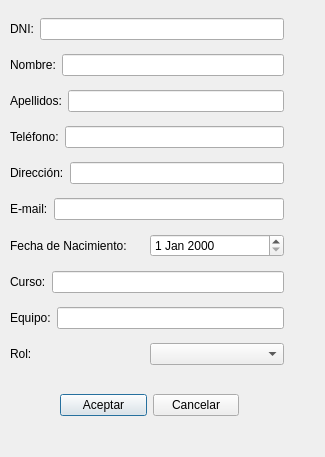
<?xml version="1.0" encoding="UTF-8"?>
<ui version="4.0">
 <class>Modificar</class>
 <widget class="QDialog" name="Modificar">
  <property name="geometry">
   <rect>
    <x>0</x>
    <y>0</y>
    <width>325</width>
    <height>457</height>
   </rect>
  </property>
  <property name="windowTitle">
   <string>Dialog</string>
  </property>
  <widget class="QWidget" name="layoutWidget">
   <property name="geometry">
    <rect>
     <x>60</x>
     <y>390</y>
     <width>179</width>
     <height>30</height>
    </rect>
   </property>
   <layout class="QHBoxLayout" name="horizontalLayout_11">
    <item>
     <widget class="QPushButton" name="pushButtonAceptar">
      <property name="text">
       <string>Aceptar</string>
      </property>
     </widget>
    </item>
    <item>
     <widget class="QPushButton" name="pushButtonCancelar">
      <property name="text">
       <string>Cancelar</string>
      </property>
     </widget>
    </item>
   </layout>
  </widget>
  <widget class="QWidget" name="layoutWidget_2">
   <property name="geometry">
    <rect>
     <x>10</x>
     <y>10</y>
     <width>274</width>
     <height>370</height>
    </rect>
   </property>
   <layout class="QVBoxLayout" name="verticalLayout">
    <item>
     <layout class="QHBoxLayout" name="horizontalLayout">
      <item>
       <widget class="QLabel" name="label">
        <property name="text">
         <string>DNI:</string>
        </property>
       </widget>
      </item>
      <item>
       <widget class="QLineEdit" name="lineEditDNI"/>
      </item>
     </layout>
    </item>
    <item>
     <layout class="QHBoxLayout" name="horizontalLayout_2">
      <item>
       <widget class="QLabel" name="label_2">
        <property name="text">
         <string>Nombre:</string>
        </property>
       </widget>
      </item>
      <item>
       <widget class="QLineEdit" name="lineEditNombre"/>
      </item>
     </layout>
    </item>
    <item>
     <layout class="QHBoxLayout" name="horizontalLayout_3">
      <item>
       <widget class="QLabel" name="label_3">
        <property name="text">
         <string>Apellidos:</string>
        </property>
       </widget>
      </item>
      <item>
       <widget class="QLineEdit" name="lineEditApellidos"/>
      </item>
     </layout>
    </item>
    <item>
     <layout class="QHBoxLayout" name="horizontalLayout_4">
      <item>
       <widget class="QLabel" name="label_4">
        <property name="text">
         <string>Teléfono:</string>
        </property>
       </widget>
      </item>
      <item>
       <widget class="QLineEdit" name="lineEditTelefono"/>
      </item>
     </layout>
    </item>
    <item>
     <layout class="QHBoxLayout" name="horizontalLayout_6">
      <item>
       <widget class="QLabel" name="label_5">
        <property name="text">
         <string>Dirección:</string>
        </property>
       </widget>
      </item>
      <item>
       <widget class="QLineEdit" name="lineEditDireccion"/>
      </item>
     </layout>
    </item>
    <item>
     <layout class="QHBoxLayout" name="horizontalLayout_5">
      <item>
       <widget class="QLabel" name="label_6">
        <property name="text">
         <string>E-mail:</string>
        </property>
       </widget>
      </item>
      <item>
       <widget class="QLineEdit" name="lineEditEmail"/>
      </item>
     </layout>
    </item>
    <item>
     <layout class="QHBoxLayout" name="horizontalLayout_7">
      <item>
       <widget class="QLabel" name="label_7">
        <property name="text">
         <string>Fecha de Nacimiento:</string>
        </property>
       </widget>
      </item>
      <item>
       <widget class="QDateEdit" name="dateEditFecha"/>
      </item>
     </layout>
    </item>
    <item>
     <layout class="QHBoxLayout" name="horizontalLayout_9">
      <item>
       <widget class="QLabel" name="label_8">
        <property name="text">
         <string>Curso:</string>
        </property>
       </widget>
      </item>
      <item>
       <widget class="QLineEdit" name="lineEditCurso"/>
      </item>
     </layout>
    </item>
    <item>
     <layout class="QHBoxLayout" name="horizontalLayout_10">
      <item>
       <widget class="QLabel" name="label_9">
        <property name="text">
         <string>Equipo:</string>
        </property>
       </widget>
      </item>
      <item>
       <widget class="QLineEdit" name="lineEditEquipo"/>
      </item>
     </layout>
    </item>
    <item>
     <layout class="QHBoxLayout" name="horizontalLayout_8">
      <item>
       <widget class="QLabel" name="label_10">
        <property name="text">
         <string>Rol:</string>
        </property>
       </widget>
      </item>
      <item>
       <widget class="QComboBox" name="comboBoxLider">
        <item>
         <property name="text">
          <string/>
         </property>
        </item>
        <item>
         <property name="text">
          <string>Lider</string>
         </property>
        </item>
        <item>
         <property name="text">
          <string>No Lider</string>
         </property>
        </item>
       </widget>
      </item>
     </layout>
    </item>
   </layout>
  </widget>
 </widget>
 <resources/>
 <connections/>
</ui>
